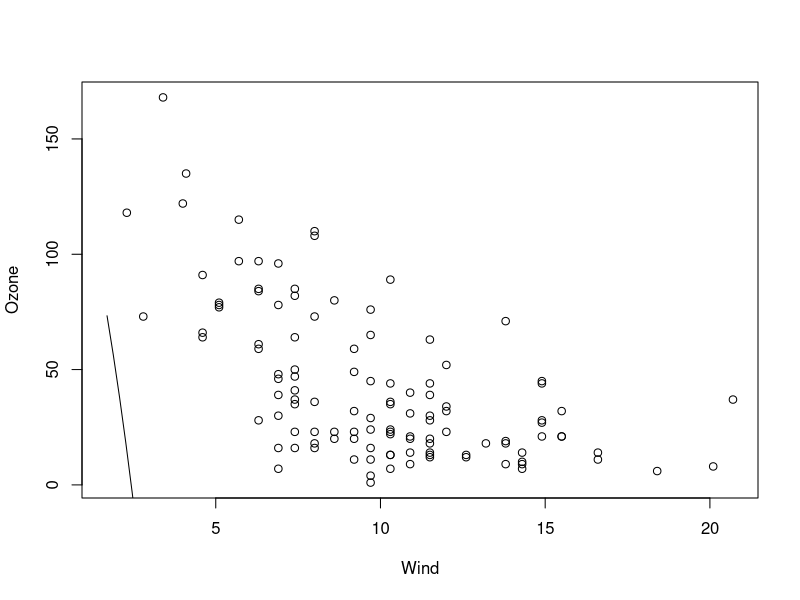

Write R code to recreate this figure.
## ---- chunk 1
Ozone.poly2 = lm(Ozone~poly(Wind,2, raw=TRUE), data=airquality) 
Coeffs=coef(Ozone.poly2) 
plot(Ozone~Wind, data=airquality) 
curve(Coeffs[1]+Coeffs[2]*x+Coeffs[2]*x^2, min(airquality$Wind), max(airquality$Wind), add=TRUE) 
